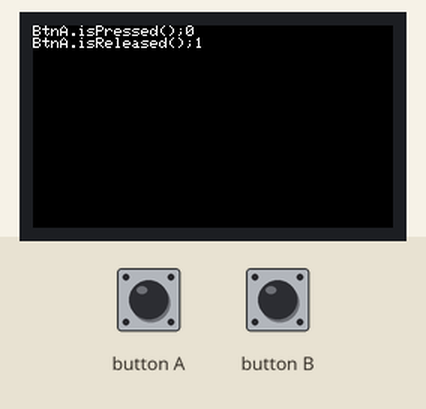
Simulated run of this sketch. Board: ESP32. Parts: 240×135 colour display. The test bench sets the inputs (shaded band). What the sketch prints to the serial monitor is not drawn.

Above: at 1.3 s.
1.4 s: button A pressed for 0.15 s
At 1.48 s:
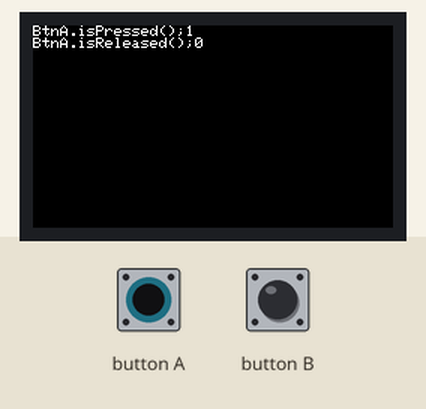
Timing chart, 0 to 4.4 s (numbered marks = the images above; inputs shaded):
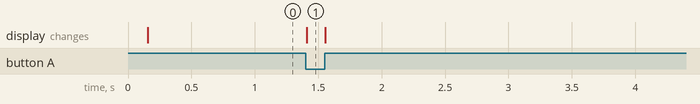

The sketch:

button.ino
```cpp
#include <M5StickCPlus.h>

// the setup routine runs once when M5StickC starts up
void setup() {
    M5.begin();
    M5.Lcd.setRotation(3);
}

// the loop routine runs over and over again forever
void loop(){
    // ボタンの状態を更新する関数
    M5.update();
    // カーソル初期化
    M5.Lcd.setCursor(0,0);

    // ホームボタンが現在押されているか
    M5.Lcd.print("BtnA.isPressed();");
    M5.Lcd.println(M5.BtnA.isPressed());

    // ホームボタンが現在離しているか
    M5.Lcd.print("BtnA.isReleased();");
    M5.Lcd.println(M5.BtnA.isReleased());

    if(M5.BtnA.wasPressed()) {
        // 押されたら1
        Serial.println("BtnA.wasPressed() == TRUE ");
    }

    if(M5.BtnA.wasReleased()) {
        // 話しているときは1
        Serial.println("BtnA.wasReleased() == TRUE ");
    }


}
```

Measured:
- after the input at 1.4 s, the display: changes at once (image 1)
